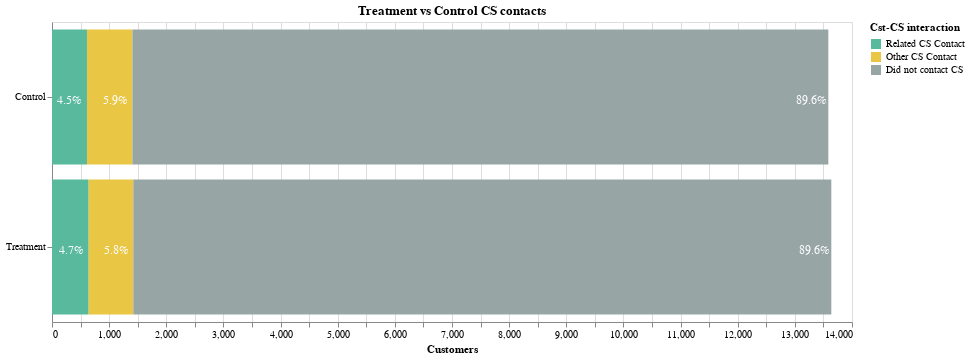

Here is the notebook cell this chart was saved with:
### Markdown cell above
In the first place, let's look at the number of customers who reached out to CS. Below chart displays the percentage of customers who reached out to CS either with a possible test related issue or with another type of issue. Possible test related issues here are defined by CS tags 'card_delivery', 'contact_data', 'legal_data' and 'not_tagged'.

### Code cell
data = con.execute(
    """
        with a as (
            select 
                case when treatment_group = true then 'Treatment' else 'Control' end as user_group,
                case 
                    when contacted_for_cards = true then 'Related CS Contact'
                    when contacted_cs = true then 'Other CS Contact'
                    else 'Did not contact CS'
                end as contacted_cs,
                case 
                    when contacted_for_cards = true then 1
                    when contacted_cs = true then 2
                    else 3
                end as row_order,
                count(*) as customers
            from raw_data
            where viewed_cards_tab = True
            group by 1, 2, 3
        )
        select 
            user_group,
            contacted_cs,
            row_order,
            customers,
            customers::numeric / sum(customers) over (partition by user_group) as percentage
        from a 
    """
).fetchdf()

# define colors
color_scale = alt.Scale(
    domain=["Related CS Contact", "Other CS Contact", "Did not contact CS"],
    range=["#58B99D", "#EAC645", "#98A5A5"],
)

bars = (
    alt.Chart(data)
    .mark_bar()
    .encode(
        x=alt.X("customers", title="Customers"),
        y=alt.Y("user_group", title=None),
        color=alt.Color(
            "contacted_cs",
            legend=alt.Legend(title="Cst-CS interaction"),
            scale=color_scale,
        ),
        order=alt.Order("row_order", sort="ascending"),
    )
    .properties(width=800, height=300, title="Treatment vs Control CS contacts")
)

text = (
    alt.Chart(data)
    .mark_text(align="center", fontSize=12, dx=-17, dy=3, color="white")
    .encode(
        x=alt.X("sum(customers)", stack="zero"),
        y=alt.Y("user_group"),
        detail="contacted_cs",
        text=alt.Text("sum(percentage)", format=".1%"),
        order=alt.Order("row_order", sort="ascending"),
    )
)

bars + text

### Figure 1 — Vega-Lite specification as saved in the notebook (floating-point values rounded to 4 significant figures)
{"config": {"view": {"continuousWidth": 400, "continuousHeight": 300}}, "layer": [{"mark": "bar", "encoding": {"color": {"type": "nominal", "field": "contacted_cs", "legend": {"title": "Cst-CS interaction"}, "scale": {"domain": ["Related CS Contact", "Other CS Contact", "Did not contact CS"], "range": ["#58B99D", "#EAC645", "#98A5A5"]}}, "order": {"type": "quantitative", "field": "row_order", "sort": "ascending"}, "x": {"type": "quantitative", "field": "customers", "title": "Customers"}, "y": {"type": "nominal", "field": "user_group", "title": null}}, "height": 300, "title": "Treatment vs Control CS contacts", "width": 800}, {"mark": {"type": "text", "align": "center", "color": "white", "dx": -17, "dy": 3, "fontSize": 12}, "encoding": {"detail": {"type": "nominal", "field": "contacted_cs"}, "order": {"type": "quantitative", "field": "row_order", "sort": "ascending"}, "text": {"type": "quantitative", "aggregate": "sum", "field": "percentage", "format": ".1%"}, "x": {"type": "quantitative", "aggregate": "sum", "field": "customers", "stack": "zero"}, "y": {"type": "nominal", "field": "user_group"}}}], "data": {"name": "data-99d8ff1380b6b703ea67c855a82f15fc"}, "$schema": "https://vega.github.io/schema/vega-lite/v4.8.1.json", "datasets": {"data-99d8ff1380b6b703ea67c855a82f15fc": [{"user_group": "Control", "contacted_cs": "Other CS Contact", "row_order": 2, "customers": 795, "percentage": 0.05852}, {"user_group": "Control", "contacted_cs": "Related CS Contact", "row_order": 1, "customers": 612, "percentage": 0.04505}, {"user_group": "Control", "contacted_cs": "Did not contact CS", "row_order": 3, "customers": 12179, "percentage": 0.8964}, {"user_group": "Treatment", "contacted_cs": "Other CS Contact", "row_order": 2, "customers": 785, "percentage": 0.05756}, {"user_group": "Treatment", "contacted_cs": "Did not contact CS", "row_order": 3, "customers": 12215, "percentage": 0.8957}, {"user_group": "Treatment", "contacted_cs": "Related CS Contact", "row_order": 1, "customers": 638, "percentage": 0.04678}]}}
